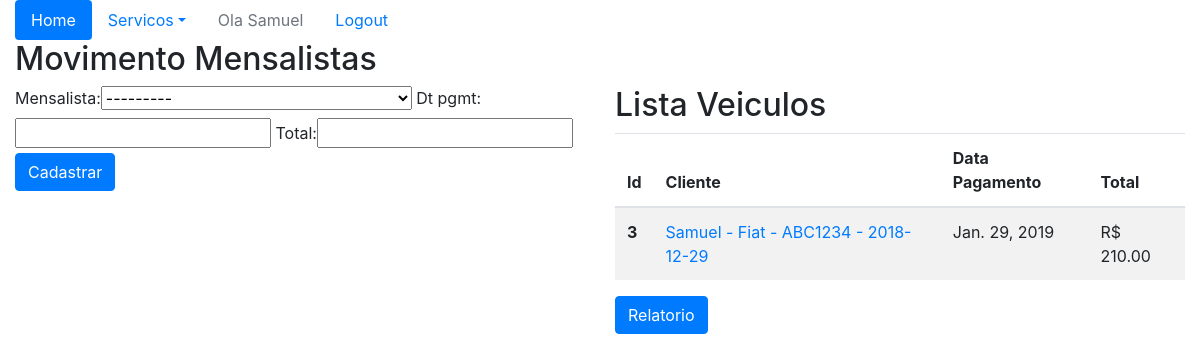
Before: /sistema/movmensal/ (signed in) with the older database file.
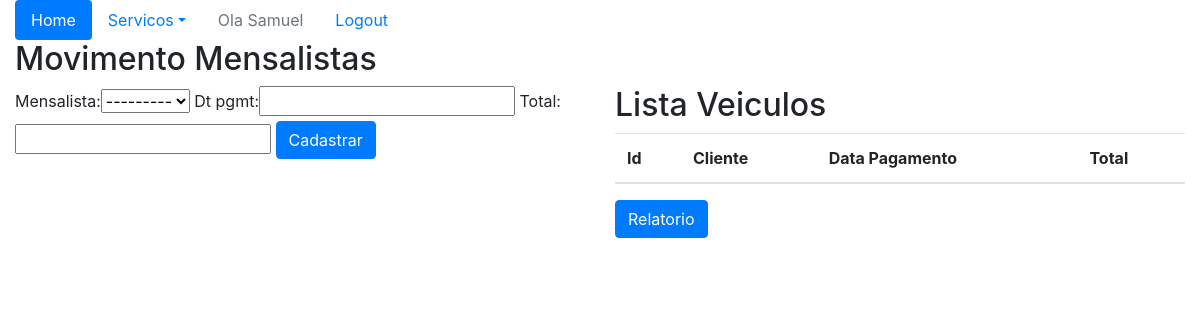
After: the same page with the newer database file.
### core/models.py (models this page shows, shortened)
class MovMensalista(models.Model):
    mensalista = models.ForeignKey(Mensalista, on_delete=models.CASCADE)
    dt_pgmt = models.DateField()
    total = models.DecimalField(max_digits=6, decimal_places=2)

class Mensalista(models.Model):
    cliente = models.ForeignKey(Pessoa, on_delete=models.CASCADE)
    veiculo = models.ForeignKey(Veiculo, on_delete=models.CASCADE)
    inicio = models.DateField()
    valor_mes = models.DecimalField(max_digits=5, decimal_places=2)
    def __str__(self):
        return (str(self.cliente.nome) + ' - ' + str(self.veiculo) + ' - '
                + str(self.inicio))

class Pessoa(models.Model):
    nome = models.CharField(max_length=100)
    endereco = models.CharField(max_length=200)
    telefone = models.CharField(max_length=20)

class Veiculo(models.Model):
    marca = models.ForeignKey(Marca, on_delete=models.CASCADE)
    placa = models.CharField(max_length=100)
    propietario = models.ForeignKey(Pessoa, on_delete=models.CASCADE)
    cor = models.CharField(max_length=100)
    observacoes = models.TextField()
    def __str__(self):
        return self.marca.nome + ' - ' + self.placa

class Marca(models.Model):
    nome = models.CharField(max_length=50)

### core/views.py (the view)
@login_required
def mov_mensal(request):
    mensal = MovMensalista.objects.all()
    form = MovMensalistaForm()
    data = {'mensal': mensal, 'form': form}
    return render(request, 'core/mov_mensal.html', data)

### core/forms.py
class MovMensalistaForm(ModelForm):
    class Meta:
        model = MovMensalista
        fields = '__all__'

### core/templates/core/mov_mensal.html (shortened to what this page needs)
{% extends "base.html" %}
{% load bootstrap %}
{% block menu %}
<ul class="nav nav-pills">
    <li class="nav-item">
        <a class="nav-link active" href="{% url 'core_home' %}">Home</a>
    </li>
    <li class="nav-item dropdown">
        <a class="nav-link dropdown-toggle" data-toggle="dropdown" href="#" role="button" aria-haspopup="true"
            aria-expanded="false">Servicos</a>
    </li>
    {% if user.is_authenticated %}
    <li class="nav-item">
        <a class="nav-link disabled" href="#">Ola {{ user }}</a>
    </li>
    <li class="nav-item">
        <a class="nav-link" href="{% url 'logout' %}">Logout</a>
    </li>
    {% else %}
        <li class="nav-item">
            <a class="nav-link" href="{% url 'login' %}">Login</a>
        </li>
    {% endif %}
    </ul>
{% endblock %}
{% block main %}
<div class="row">
    <div class="col-12">
        <h2>Movimento Mensalistas</h2>
    </div>
</div>
<div class="row">
    <div class="col-6">
        <form action="{% url 'core_add_movmensal' %}" method="post">
            {{ form|bootstrap }}
            <button type="submit" class="btn btn-primary">Cadastrar</button>
        </form>
    </div>
    <div class="col-6">
        <h2>Lista Veiculos</h2>
        <table class="table table-striped">
            <thead>
                <tr>
                <th scope="col">Id</th>
                <th scope="col">Cliente</th>
                <th scope="col">Data Pagamento</th>
                <th scope="col">Total</th>
                </tr>
            </thead>
            <tbody>
                {% for mes in mensal %}
                <tr>
                <th scope="row">{{mes.id}}</th>
                <td><a href="{% url 'core_update_movmensal' mes.id %}">{{mes.mensalista}}</a></td>
                <td>{{mes.dt_pgmt}}</td>
                <td>R$ {{mes.total}}</td>
                </tr>
                {% endfor %}
            </tbody>
        </table>
    <a class="btn btn-primary" href="{% url 'relatorio_movmensal' %}">Relatorio</a>
    </div>
</div>
{% endblock %}

Changed rows visible on the page:
removed MovMensalista: id "3", mensalista "Samuel - Fiat - ABC1234 - 2018-12-29", dt_pgmt "Jan. 29, 2019", total "210.00"
